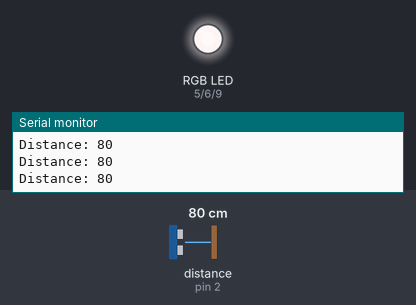
The sketch below on a simulated Arduino Uno, built with avr-gcc and run on an emulated ATmega328P. On the bench: an RGB LED mixed from three pins (HIGH = lit), the last lines printed to the serial monitor. Wiring (inferred from the names in the program): ultrasonic range finder: trigger pin 3; echo pin 2. Dashed ring = blinking. The inputs (shaded band) are chosen by the test bench; at power-on: distance to the obstacle (sensor on pin 2) 80 cm. The echo pulse lasts 58.3 µs per cm; dim RGB values are drawn brighter than linear; pins used as bus, display or sensor lines are not drawn.

Above: at 1.2 s.
1.3 s: distance to the obstacle (sensor on pin 2) set to 9 cm
At 1.52 s:
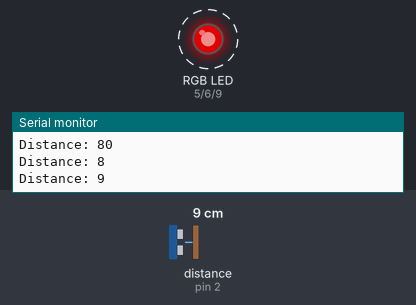
4.3 s: distance to the obstacle (sensor on pin 2) set to 2 cm
5.9 s: distance to the obstacle (sensor on pin 2) set to 4 cm
At 6.7 s:
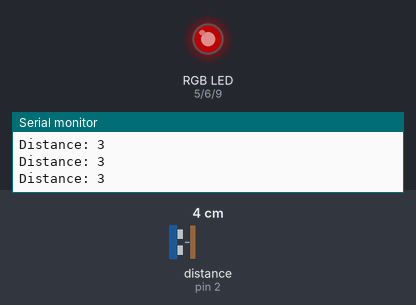
7.4 s: distance to the obstacle (sensor on pin 2) set to 18 cm
At 8.3 s:
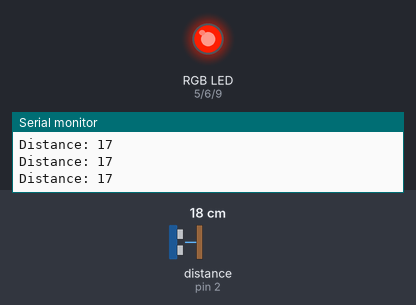
8.9 s: distance to the obstacle (sensor on pin 2) set to 35 cm
At 9.3 s:
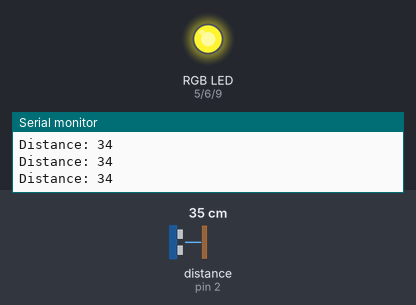
10.4 s: distance to the obstacle (sensor on pin 2) set to 60 cm
At 10.9 s:
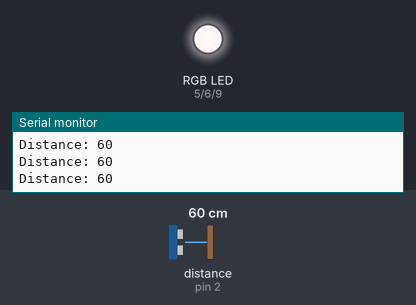
Timing chart, 0 to 13.0 s (numbered marks = the images above; inputs shaded):
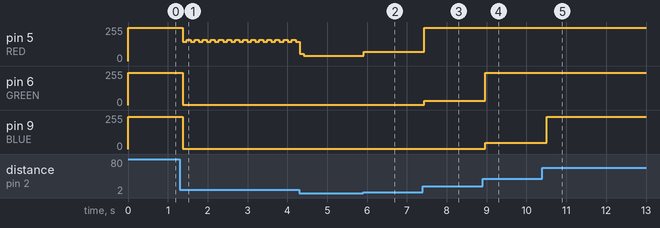

The sketch:

distancia.ino
```cpp
#define ECHOPIN 2                            // Pin to receive echo pulse
#define TRIGPIN 3                            // Pin to send trigger pulse
#define RED 5
#define GREEN 6
#define BLUE 9
//Step for RGB light output
#define STEP 15
// Max PWD output
#define TOP 255

void setup() {
  Serial.begin(9600);
  pinMode(ECHOPIN, INPUT);
  pinMode(TRIGPIN, OUTPUT);
  pinMode(RED,OUTPUT);
  pinMode(GREEN, OUTPUT);
  pinMode(BLUE, OUTPUT);
  analogWrite(RED,LOW);
  analogWrite(GREEN,LOW);
  analogWrite(BLUE,LOW);
}

void loop() {
  int i = 0, red = 10, green = 1, blue = 1;
  // Set the trigger pin to low for 2uS
  digitalWrite(TRIGPIN, LOW);
  delayMicroseconds(2);
  // Send a 10uS high to trigger ranging
  digitalWrite(TRIGPIN, HIGH);
  delayMicroseconds(10);
  // Send pin low again
  digitalWrite(TRIGPIN, LOW);
  // Read in times pulse
  int distance = pulseIn(ECHOPIN, HIGH);
  // Calculate distance from time of pulse
  distance = distance/58;
  Serial.print("Distance: ");
  Serial.println(distance);
  for (i = 0; i <= distance; i++) {

    if (red < (TOP - STEP)) {
      red += STEP;
    } else if ( green < (TOP - STEP)) {
      green += STEP;
    } else if ( blue < (TOP - STEP)) {
      blue += STEP;
    } else {
      break;
    }
  }

  analogWrite(RED, red);
  analogWrite(GREEN, green);
  analogWrite(BLUE, blue);

  delay(100);
}
```

Measured:
- after the input at 1.3 s, pin 5 (RED): alternates 160/255 for 0.10 s and 145/255 for 0.10 s, starting after 0.07 s; pin 6 (GREEN), pin 9 (BLUE): 241/255 → 1/255 after 0.07 s
- after the input at 5.9 s, pin 5 (RED): 40/255 → 70/255 at once
- after the input at 7.4 s, pin 5 (RED): 70/255 → 250/255 at once; pin 6 (GREEN): 1/255 → 31/255 at once
- after the input at 8.9 s, pin 6 (GREEN): 31/255 → 241/255 after 0.06 s; pin 9 (BLUE): 1/255 → 46/255 after 0.06 s
- after the input at 10.4 s, pin 9 (BLUE): 46/255 → 241/255 after 0.11 s
